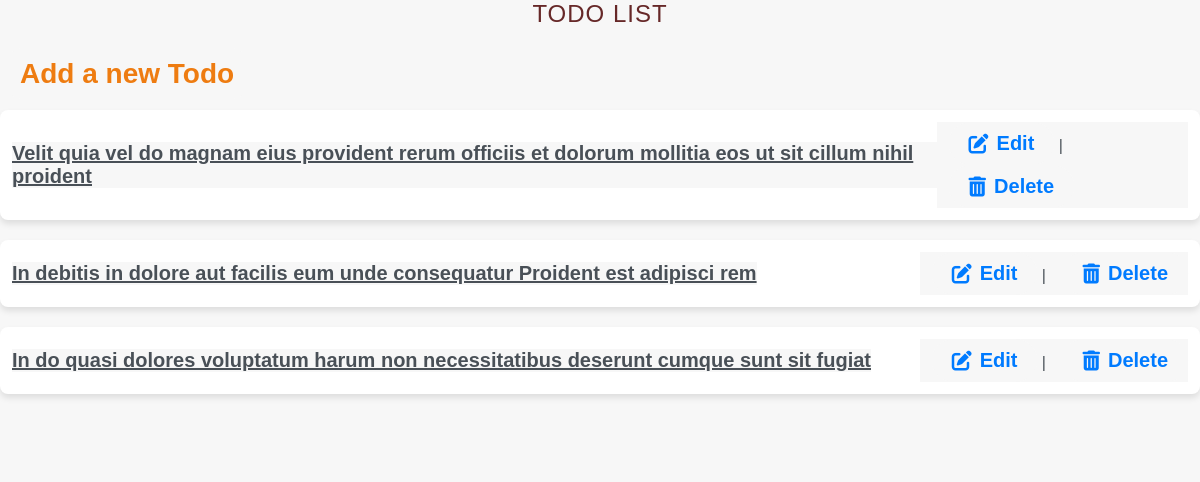
The app's page /, older data.
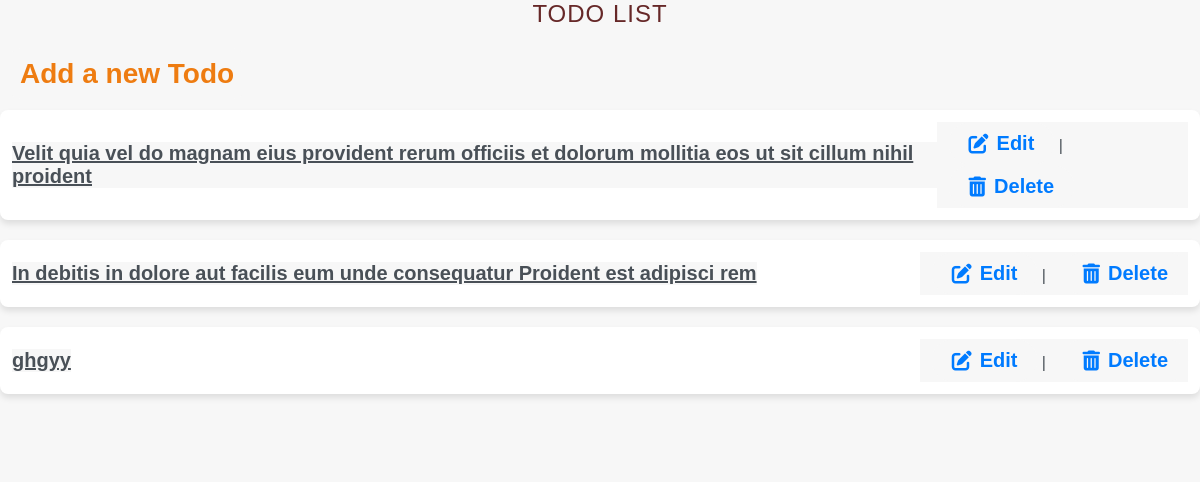
The same page, newer data.
### todos/models.py (models this page shows, shortened)
class Todo(models.Model):
    title = models.CharField(max_length=200)
    description = models.TextField()
    completed = models.BooleanField(default=False)
    class Meta:
        app_label = 'todos'

### todos/views.py (the view)
# urls.py: path('', todo_list, name='todo_list'),
def todo_list(request):
    todos = Todo.objects.all()
    return render(request, 'todos/todo_list.html', {'todos': todos})  # Removed unreachable HttpResponse

### todos/templates/todos/todo_list.html (shortened to what this page needs)
<!DOCTYPE html>
<html lang="en">
  <head>
    {% load static %}
    <link href="{% static 'css/style.css' %}" rel="stylesheet">
    <link rel="stylesheet" href="https://cdnjs.cloudflare.com/ajax/libs/font-awesome/6.0.0-beta3/css/all.min.css">
  </head>
  <body>
    <h1>Todo List</h1>
    <a href="{% url 'add_todo' %}" style="font-size: 28px; font-weight: bold; color: #ee7c11; text-decoration: none;">Add a new Todo</a>
    <ul>
      {% for todo in todos %}
      <li class="list-group-item">
        <label class="todo-item-text">{{ todo.title }}</label>
        <div class="todo-actions">
          <a href="{% url 'update_todo' todo.id %}">
            <i class="fas fa-edit"></i> Edit
          </a>
          |
          <a href="{% url 'delete_todo' todo.id %}">
            <i class="fas fa-trash-alt"></i> Delete
          </a>
        </div>
      </li>
      {% endfor %}
    </ul>
  </body>
</html>

Row changes from the older to the newer data that the page shows:
removed Todo: title "In do quasi dolores voluptatum harum non necessitatibus deserunt cumque sunt sit fugiat"
added Todo: title "ghgyy"
